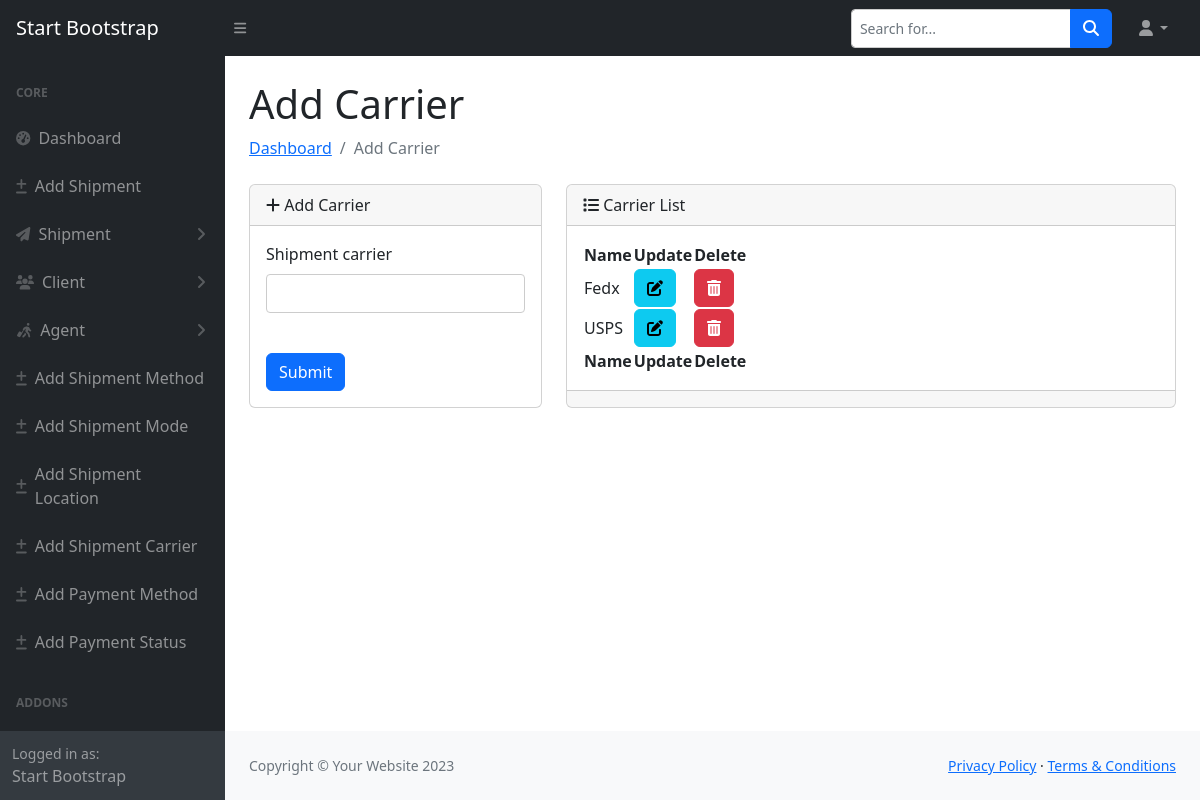
The page /add-shipment-carrier/ on the database its author committed.
### cargo/models.py (models this page shows, shortened)
class ShipmentCarrier(models.Model):
	shipment_carrier = models.CharField(max_length=100, blank=True, unique=True)

### cargo/views.py (the view)
# urls.py: path('add-shipment-carrier/', add_shipment_carrier, name="add_shipment_carrier"),
def add_shipment_carrier(request):
    shipment_carrier_list = ShipmentCarrier.objects.all()
    if request.method == 'POST':
        form = ShipmentCarrierForm(request.POST)
        if form.is_valid():
            form.save()
            return redirect('add_shipment_carrier')
    else:
        form = ShipmentCarrierForm()
    return render(request, 'dashboard/add_shipment_carrier.html', {"form": form, "shipment_carrier_list": shipment_carrier_list})

### cargo/forms.py
class ShipmentCarrierForm(forms.ModelForm):
    class Meta:
        model = ShipmentCarrier
        fields = '__all__'

### templates/dashboard/add_shipment_carrier.html (shortened to what this page needs)
{% extends 'dashboard/main.html'%}
{% load crispy_forms_tags %}
{% block content %}
{% include 'dashboard/sidebar.html'%}
<div id="layoutSidenav_content">
    <main>
        <div class="container-fluid px-4">
            <h1 class="mt-4">Add Carrier</h1>
            <ol class="breadcrumb mb-4">
                <li class="breadcrumb-item"><a href="{% url 'dashboard' %}">Dashboard</a></li>
                <li class="breadcrumb-item active"> Add Carrier</li>
            </ol>
            <div class="row">
                <div class="col-lg-4">
                    <div class="card mb-4">
                        <div class="card-header">
                            <i class="fa-solid fa-plus"></i>
                            Add Carrier
                        </div>
                        <div class="card-body">
                            <form action="{% url 'add_shipment_carrier' %}" method="post">
                                {{form | crispy}}
                                <br>
                                <button type="submit" class="btn btn-primary">Submit</button>
                            </form>
                        </div>
                    </div>
                </div>
                <div class="col-lg-8">
                    <div class="card mb-8">
                        <div class="card-header">
                            <i class="fa-solid fa-list"></i>
                         Carrier List
                        </div>
                        <div class="card-body">
                            {% if shipment_carrier_list %}
                            <table id="datatablesSimple">
                                <thead>
                                    <tr>
                                        <th>Name</th>
                                        <th>Update</th>
                                        <th>Delete</th>
                                    </tr>
                                </thead>
                                <tfoot>
                                    <tr>
                                       <th>Name</th>
                                        <th>Update</th>
                                        <th>Delete</th>
                                    </tr>
                                </tfoot>
                                <tbody>
                                	{% for a in shipment_carrier_list %}
                                    <tr>
                                        <td>{{a.shipment_carrier}}</td>
                                        <td><a href="{% url 'update_carrier' a.id %}" class="btn btn-info"><i class="fa-solid fa-pen-to-square"></i></i></a></td>
                                        <td><a href="{% url 'delete_carrier' a.id %}" class="btn btn-danger"><i class="fa-solid fa-trash-can"></i></a></td>
                                    </tr>
                                    {% endfor %}
                                </tbody>
                            </table>
                            {% endif %}
                        </div>
                        <div class="card-footer small text-muted"></div>
                    </div>
                </div>
            </div>
        </div>
    </main>
    {% endblock %}

### templates/dashboard/main.html (style rules this page uses)
input[type="text"], input[type="password"], textarea { padding: 8px; border: 1px solid #ccc; border-radius: 4px; font-size: 14px; }

### rows shown on the page
ShipmentCarrier: shipment_carrier "Fedx"
ShipmentCarrier: shipment_carrier "USPS"
